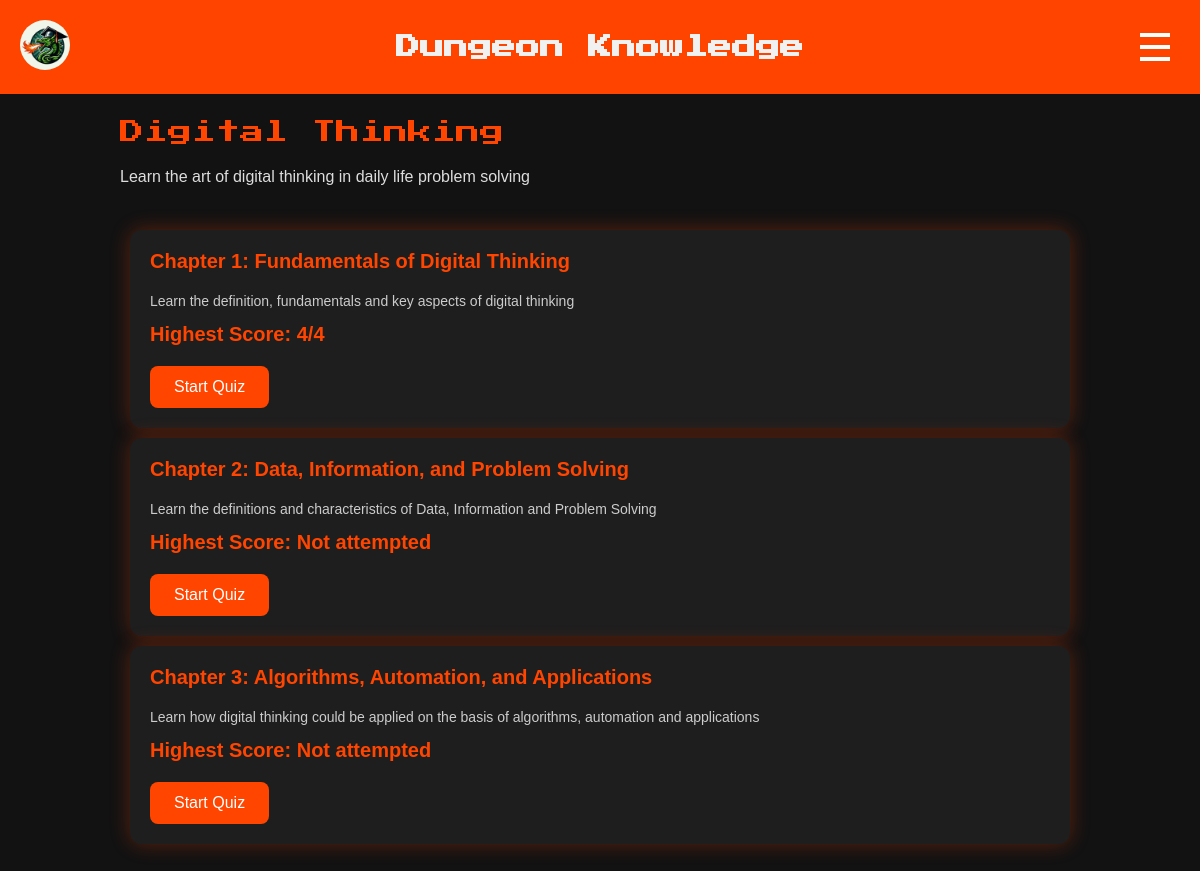
The page /project_source_code/subject.php?subject_id=1 (signed in) on the database its author committed.
### tables this page shows
CREATE TABLE `subjects` (
  `id` int(11) NOT NULL,
  `subject_name` text NOT NULL,
  `description` text DEFAULT NULL
);

CREATE TABLE `quizzes` (
  `id` int(11) NOT NULL,
  `subject_id` int(11) NOT NULL,
  `quiz_name` text NOT NULL,
  `description` text DEFAULT NULL,
  `wrong_answer_limit` int(11) DEFAULT 3
);

### project_source_code/subject.php (the view, shortened to what this page needs)
<?php
include('user.php');
$userID = $_SESSION['userID'];
$subjectId = $_GET['subject_id'] ?? '';
$sql_fetch="SELECT * FROM subjects WHERE id='$subjectId'";
$result=mysqli_query($conn,$sql_fetch);
$row=mysqli_fetch_assoc($result);
$subject_name=$row['subject_name'];
$description=$row['description'];
?>
<!DOCTYPE html>
<html lang="en">
<head>
  <link rel="stylesheet" href="css/user_subject.css">
</head>
<body>
  <nav class="navbar">
    <a href="user_home.php"><img src="media/logo.jpg" alt="Logo" aria-label="Website Logo"></a>
    <h1>Dungeon Knowledge</h1>
    <div style="display: flex; align-items: center; gap: 10px;">
      <div class="menu-toggle" id="menuToggle">
        <div class="bar"></div>
        <div class="bar"></div>
        <div class="bar"></div>
      </div>
    </div>
  </nav>
  <div class="container">
    <div class="subject-title"><?php echo $subject_name ;?></div>
    <div class="subject-description">
      <?php echo $description ;?>
    </div>
      <?php
      $sql_fetch="SELECT * FROM quizzes WHERE subject_id='$subjectId' ORDER BY quiz_name ASC";
      $result=mysqli_query($conn,$sql_fetch);
      if (mysqli_num_rows($result) > 0) {
        while ($row = mysqli_fetch_assoc($result)) {
            $quiz_name = htmlspecialchars($row['quiz_name']);
            $quiz_id = htmlspecialchars($row['id']);
            $subject_id = htmlspecialchars($row['subject_id']);
            $quiz_desc = htmlspecialchars($row['description']);
            $sql_score = "SELECT MAX(score) AS max_score FROM results WHERE quiz_id='$quiz_id' AND user_id='$userID'";
            $score_list = mysqli_query($conn, $sql_score);
            $score = mysqli_fetch_assoc($score_list);
            $highest_score = $score['max_score'] ?? 'Not attempted';
            echo "
            <div class='quiz-section'>
                <div class='quiz-details'>
                    <h3>$quiz_name</h3>
                    <p>$quiz_desc</p>
                    <div><h3>Highest Score: $highest_score</h3></div>
                    <a href='avatar.php?quiz_id=$quiz_id&subject_id=$subject_id'><button class='start-button'>Start Quiz</button></a>
                </div>
            </div>
            ";
        }
    } else {
        echo '<h1>This Subject has no quizzes yet</h1>';
    }
    ?>
  </div>
</body>
</html>

### project_source_code/css/user_subject.css (style rules this page uses)
body { margin: 0; font-family: Arial, sans-serif; background-color: #121212; color: #f1f1f1; }
.navbar { display: flex; justify-content: space-between; align-items: center; padding: 15px 20px; position: fixed; top: 0; left: 0; right: 0; background: rgb(255, 68, 0); z-index: 100; }
.navbar img { border-radius: 50%; width: 50px; height: 50px; object-fit: cover; }
.menu-toggle { display: flex; flex-direction: column; cursor: pointer; border-radius: 5px; padding: 10px; }
.bar { width: 30px; height: 4px; background: white; margin: 4px 0; }
.container { padding: 120px 10% 40px; }
.subject-title { font-family: 'Press Start 2P', cursive; font-size: 24px; color: orangered; margin-bottom: 20px; }
.subject-description { font-size: 16px; margin-bottom: 40px; line-height: 1.6; color: #ddd; }
.quiz-section { display: flex; flex-wrap: wrap; gap: 30px; background-color: #1e1e1e; padding: 20px; border-radius: 12px; box-shadow: 0 0 20px rgba(255, 69, 0, 0.3); margin: 10px; }
.quiz-details { flex: 1; }
.quiz-details h3 { margin-top: 0; font-size: 20px; color: orangered; }
.quiz-details p { font-size: 14px; color: #ccc; }
h1 { font-family: 'Press Start 2P', cursive; }
.start-button { align-self: center; background-color: orangered; color: white; border: none; padding: 12px 24px; font-size: 16px; cursor: pointer; border-radius: 8px; transition: background-color 0.3s ease; }
a { text-decoration: none; }

### rows shown on the page
subjects: subject_name "Digital Thinking", description "Learn the art of digital thinking in daily life problem solving"
quizzes: quiz_name "Chapter 1: Fundamentals of Digital Thinking", description "Learn the definition, fundamentals and key aspects of digital thinking", highest_score "4/4"
quizzes: quiz_name "Chapter 2: Data, Information, and Problem Solving", description "Learn the definitions and characteristics of Data, Information and Problem Solving", highest_score "Not attempted"
quizzes: quiz_name "Chapter 3: Algorithms, Automation, and Applications", description "Learn how digital thinking could be applied on the basis of algorithms, automation and applications", highest_score "Not attempted"
